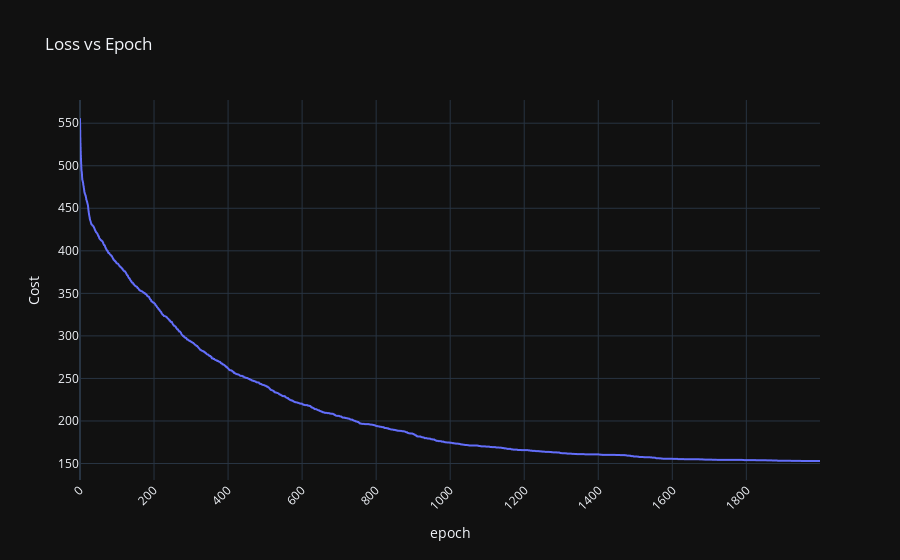

The notebook cell this image was saved under:
### Code cell
# Create neural network
nn = NN(x_train.shape[1], 1, [7, 5, 3])

train_type = "ba" # ba | pso

if train_type == "ba":
    # Create BA
    nn_ba = NN_BA(
        nn, 
        100,
        0.5, 
        0.6, 
        0,
        1,
        x_train, 
        y_train,
    )

    print(nn_ba.least_cost)

    (_, _, ep_cost) = nn_ba.fit(2000)

    print(nn_ba.least_cost)
    plot_loss(ep_cost)
elif train_type == "pso":
    # Create PSO
    nn_pso = NN_PSO(
        nn, 
        500,
        x_train, 
        y_train, 
        {
            "inertia_start": 1,
            "inertia_end": 0.8,
            "c_1": 1.5,
            "c_2": 1.1
        }
    )

    print(nn_pso.least_cost)

    (_, _, ep_cost) = nn_pso.fit(2000, 0.01)

    print(nn_pso.least_cost)
    plot_loss(ep_cost)

### Figure 1 — Plotly figure (JSON) as saved in the notebook; plotly's stock layout.template omitted (floating-point values rounded to 4 significant figures; data arrays with more than 128 entries replaced by an {"elided": "..."} marker saying what was removed)
{"data": [{"hovertemplate": "epoch=%{x}<br>Cost=%{y}<extra></extra>", "legendgroup": "", "line": {"color": "#636efa", "dash": "solid"}, "marker": {"symbol": "circle"}, "mode": "lines", "name": "", "showlegend": false, "type": "scattergl", "x": {"elided": "2000 int values"}, "xaxis": "x", "y": {"elided": "2000 float values"}, "yaxis": "y"}], "layout": {"autosize": true, "legend": {"tracegroupgap": 0}, "title": {"text": "Loss vs Epoch"}, "xaxis": {"anchor": "y", "autorange": true, "domain": [0, 1], "range": [0, 1999], "tickangle": -45, "title": {"text": "epoch"}, "type": "linear"}, "yaxis": {"anchor": "x", "autorange": true, "domain": [0, 1], "range": [130.6, 577.3], "title": {"text": "Cost"}, "type": "linear"}}}
